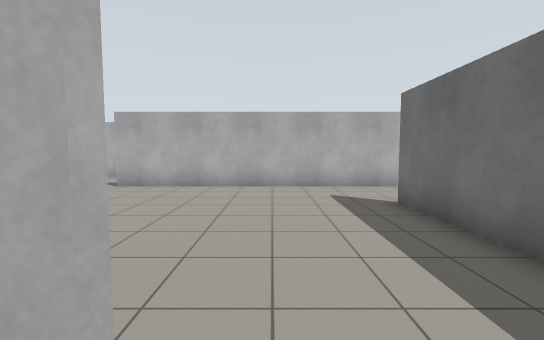
View 1 (above)

14 first-person views from a walk through a robot-simulator world made for Gazebo. The camera is 1.2 m above the floor, tilts 4° down and sees 90° across. The floor is counted in squares, 1 m on a side. Each view is taken from the middle of a square. On the plan, view 1 faces up. The plan holds only what a view shows up to about 12 squares ahead; the rest is blank.

View 2
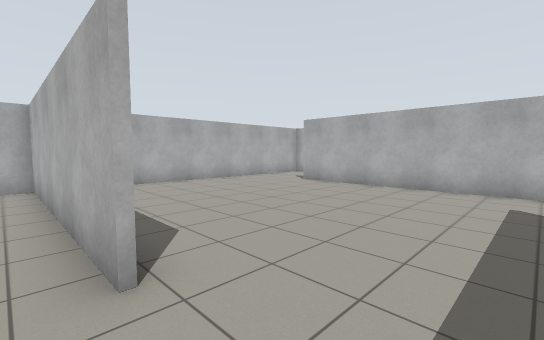

View 3
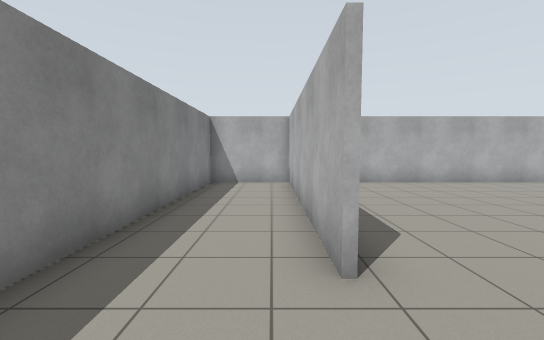

View 4
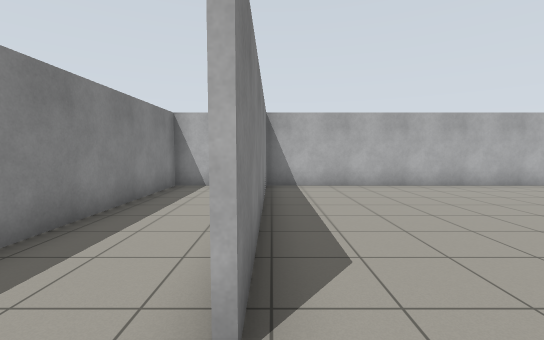

View 5
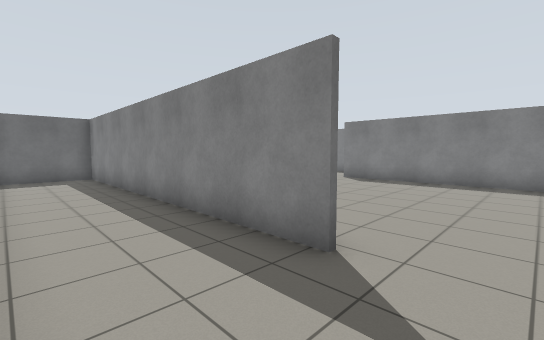

View 6
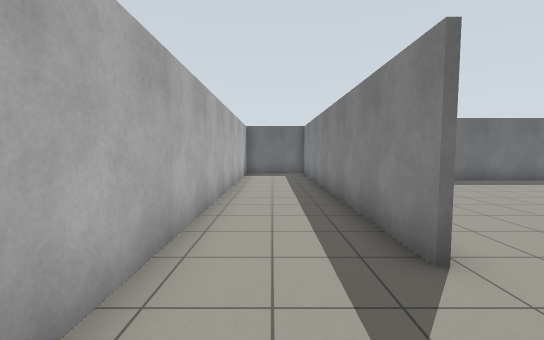

View 7
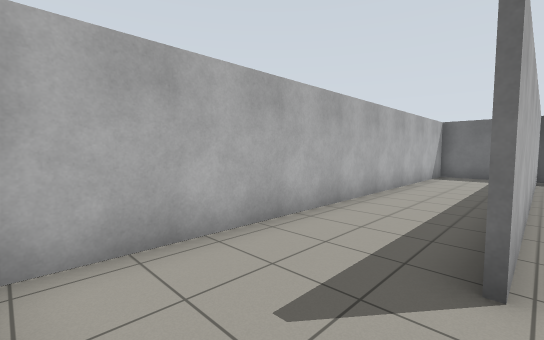

View 8
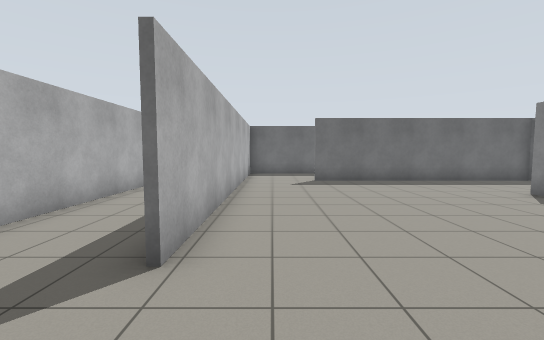

View 9
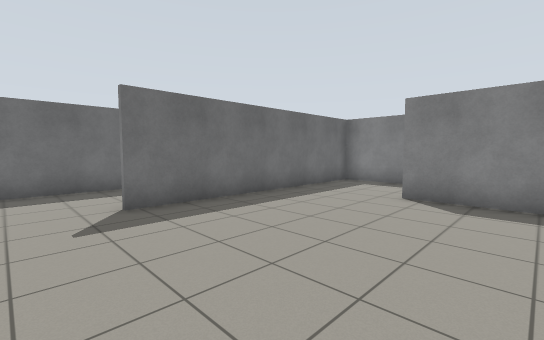

View 10
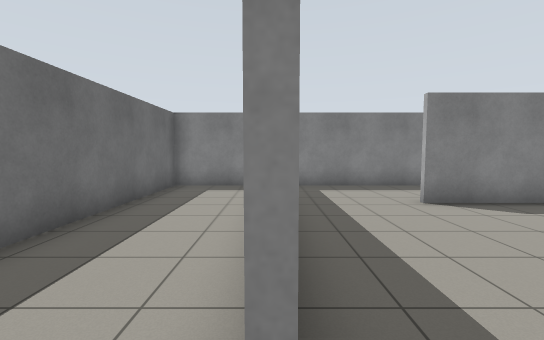

View 11
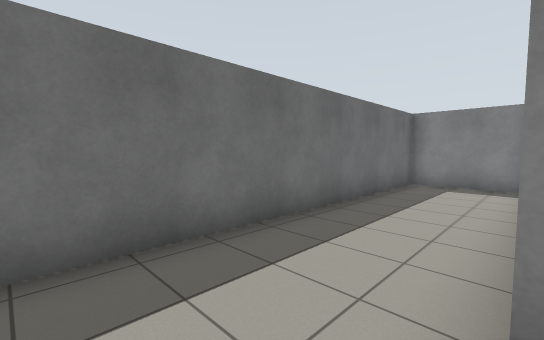

View 12
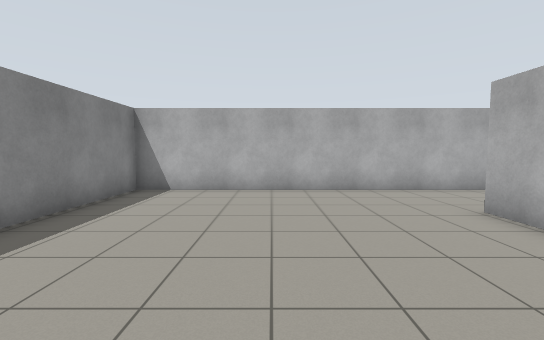

View 13
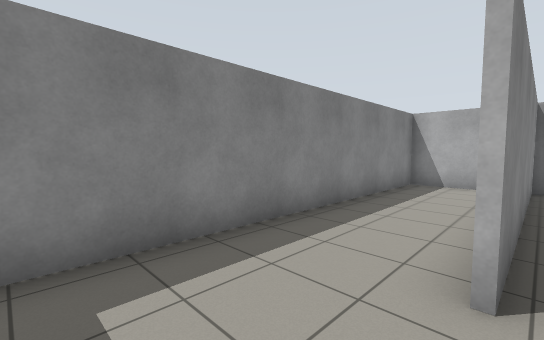

View 14
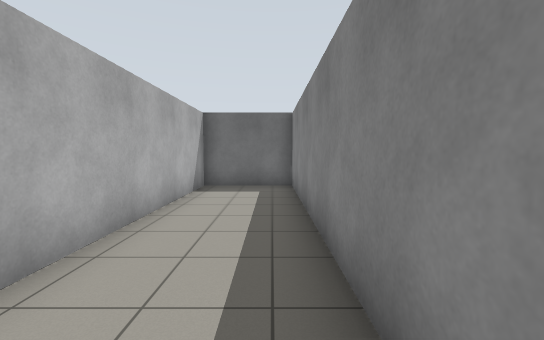

### Floor plan
Points are (right, up) in squares from view 1. A wall is a line through its corners. A room is listed if a view was taken in it or the views show most of it. See-through windows are left out.
Room 1 (views 1, 2, 3, 4, 5, 6, 7, 8, 9, 12, 13, 14)
walls: (-0.4, 0.7) (-8.4, 0.7); (-5.4, 9.3) (6.4, 9.3); (2.5, 9.2) (-5.4, 9.2); (-8.4, 0.8) (-0.4, 0.8); (-8.3, 11.6) (-8.3, -2.3) (2.9, -2.3) (2.9, 6.4); (6.3, 9.1) (6.3, 12.3) (-8.1, 12.3)
ways out: opening at (3, 7.5) to room 2
Room 2 (views 10, 11)
walls: (3.4, -2.3) (6.3, -2.3) (6.3, 9.1); (6.2, 9.2) (2.5, 9.2)
ways out: opening at (3, 7.5) to room 1

Positions as (right, up) in squares from view 1, and headings:
1: (0, 0), facing up
2: (2, 0), facing up-left
3: (2, 0), facing left
4: (1, 1), facing left
5: (-7, 12), facing down-right
6: (-8, 11), facing right
7: (-8, 9), facing up-right
8: (-8, 8), facing right
9: (-3, 8), facing down-right
10: (3, 7), facing down
11: (3, 8), facing down-right
12: (0, 5), facing left
13: (2, 1), facing down-left
14: (-3, 10), facing right
